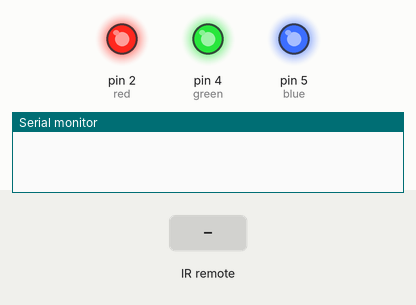
Bench run of a sketch on a simulated Arduino Uno, built with avr-gcc and run on an emulated ATmega328P. Shown: output pins drawn as LEDs (lit = HIGH), the last lines printed to the serial monitor. The inputs (shaded band) are chosen by the test bench.

Above: at 1.2 s.
1.3 s: infrared code 0x97BBEEEF received
At 2.5 s:
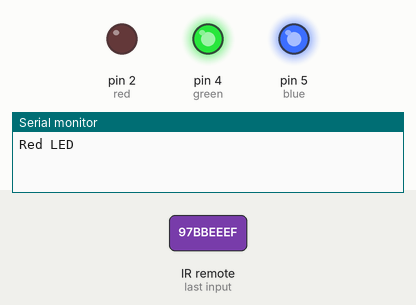
2.8 s: infrared code 0x93B864D received
At 3.8 s:
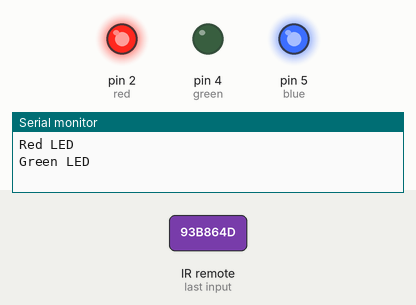
4.3 s: infrared code 0x8724998B received
At 4.9 s:
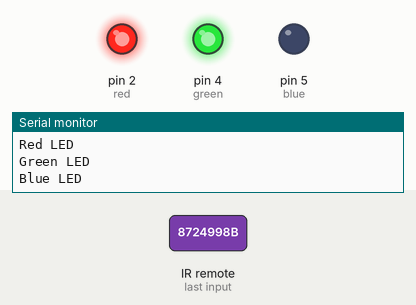
5.8 s: infrared code 0x3C9EA025 received
At 7.2 s:
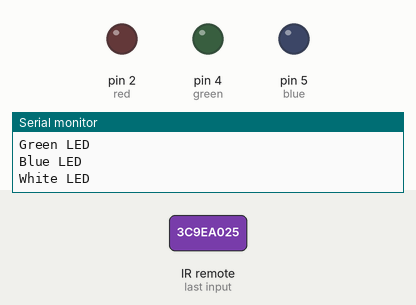
Timing chart, 0 to 8.3 s (numbered marks = the images above; inputs shaded):
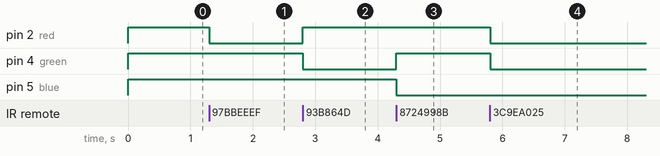

The sketch:

IR_Reciever_with_LED.ino
```cpp
#include <IRremote.h>

int RECV_PIN = 6;

int red = 2;
int green = 4;
int blue = 5;

IRrecv irrecv(RECV_PIN);

decode_results results;

void setup()
{
  Serial.begin(9600);
  irrecv.enableIRIn(); // Start the receiver
  pinMode(red, OUTPUT);      // sets the digital pin as output
  pinMode(green, OUTPUT);      // sets the digital pin as output
  pinMode(blue, OUTPUT);  // sets the digital pin as output
  digitalWrite(blue, HIGH);
  digitalWrite(green, HIGH);
  digitalWrite(red, HIGH);
}

void loop() {
  if (irrecv.decode(&results)) {

    //long int decCode = results.value;
    //Serial.println(decCode);
    switch (results.value) {
      case 2545676015:
        Serial.println("Red LED");
        digitalWrite(red, LOW);
        digitalWrite(green, HIGH);
        digitalWrite(blue, HIGH);
        break;
      case 154895949:
        Serial.println("Green LED");
        digitalWrite(green, LOW);
        digitalWrite(red, HIGH);
        digitalWrite(blue, HIGH);
        break;
      case 2267322763:
        Serial.println("Blue LED");
        digitalWrite(blue, LOW);
        digitalWrite(green, HIGH);
        digitalWrite(red, HIGH);
        break;
      case 1017028645:
        Serial.println("White LED");
        digitalWrite(blue, LOW);
        digitalWrite(green, LOW);
        digitalWrite(red, LOW);
        break;
      default:
        Serial.println("Waiting to press a button...");
        digitalWrite(blue, HIGH);
        digitalWrite(green, HIGH);
        digitalWrite(red, HIGH);
    }

    irrecv.resume(); // Receive the next value
  }
}
```

Measured:
- after the input at 1.3 s, pin 2 (red): HIGH → LOW at once
- after the input at 2.8 s, pin 2 (red): LOW → HIGH at once; pin 4 (green): HIGH → LOW at once
- after the input at 4.3 s, pin 4 (green): LOW → HIGH at once; pin 5 (blue): HIGH → LOW at once
- after the input at 5.8 s, pin 2 (red), pin 4 (green): HIGH → LOW at once
